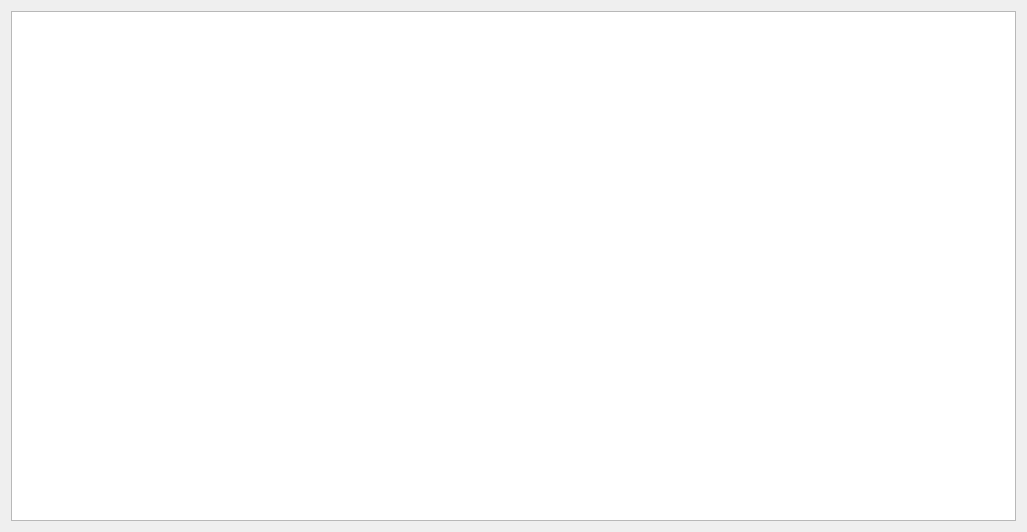
<?xml version="1.0" encoding="UTF-8"?>
<ui version="4.0">
 <class>AlignDialog</class>
 <widget class="QDialog" name="AlignDialog">
  <property name="geometry">
   <rect>
    <x>0</x>
    <y>0</y>
    <width>1027</width>
    <height>532</height>
   </rect>
  </property>
  <property name="windowTitle">
   <string>Dialog</string>
  </property>
  <layout class="QGridLayout" name="gridLayout">
   <item row="0" column="0">
    <widget class="QGraphicsView" name="view"/>
   </item>
  </layout>
 </widget>
 <resources/>
 <connections/>
</ui>
